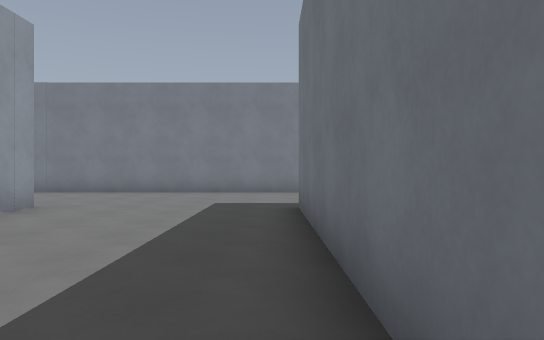
view 1 (above)

19 first-person views from a walk through a level from a Godot 3-D game. The camera is 1.3 m above the floor, looks level and sees 70° across. The floor is counted in squares, 2 m on a side. Each view is taken from the middle of a square. On the plan, view 1 faces up. The plan holds only what a view shows up to about 11 squares ahead; the rest is blank. The place goes on beyond the plan. Surface patterns are stand-ins for the level's own textures.

view 2
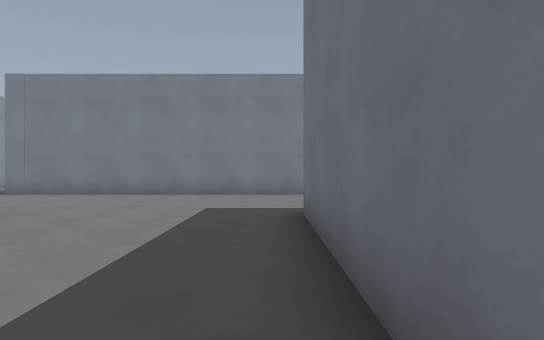

view 3
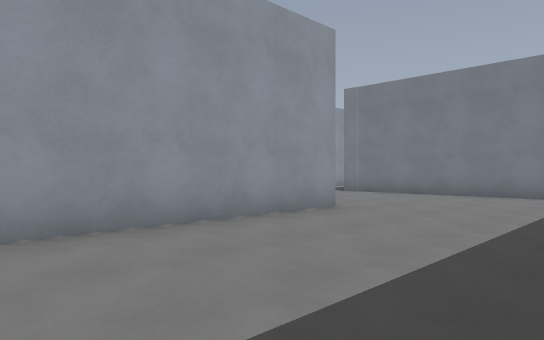

view 4
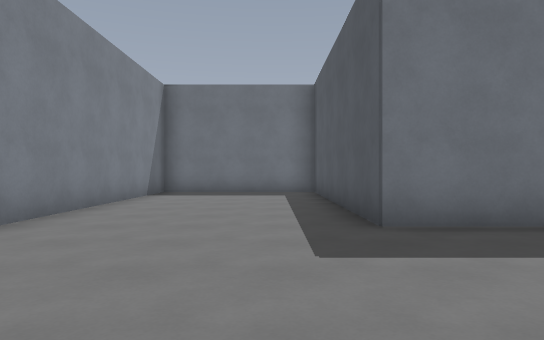

view 5
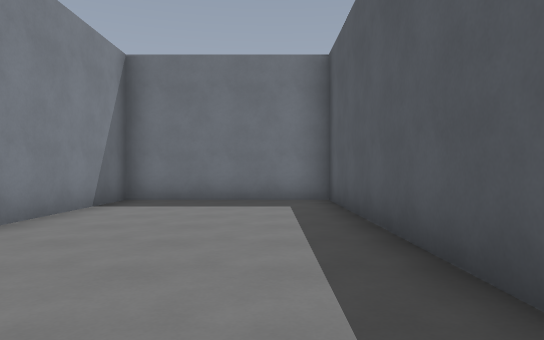

view 6
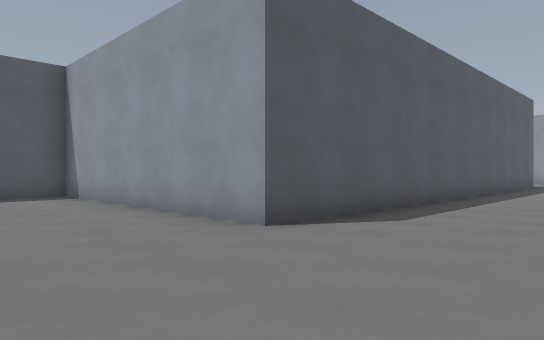

view 7
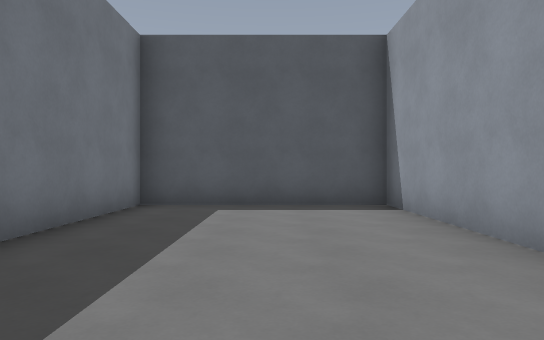

view 8
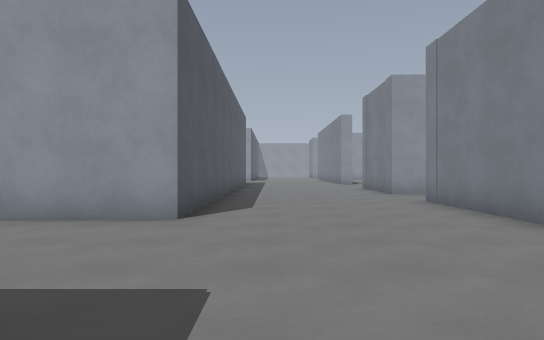

view 9
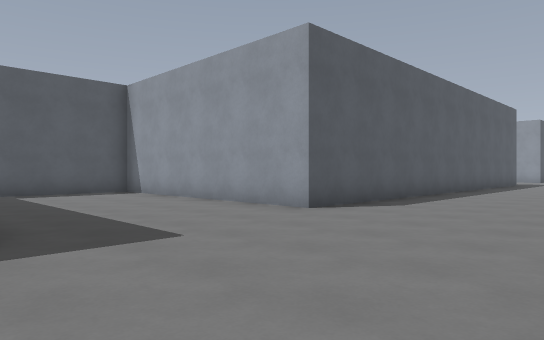

view 10
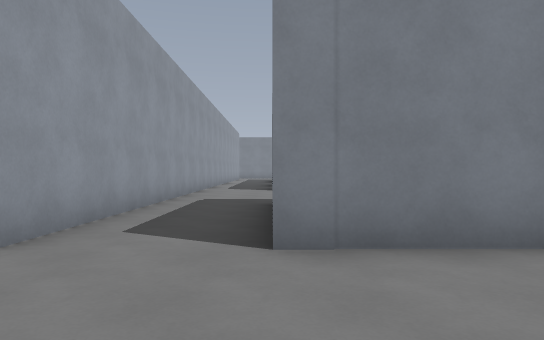

view 11
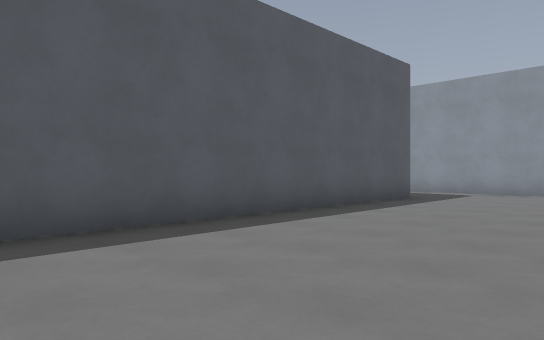

view 12
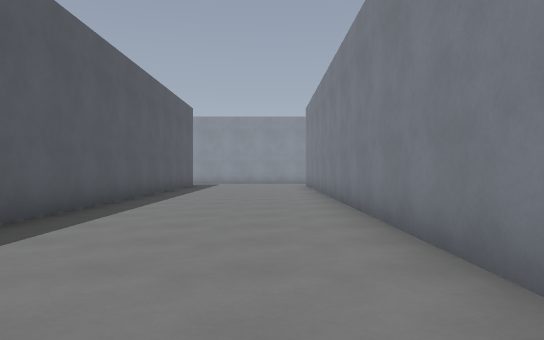

view 13
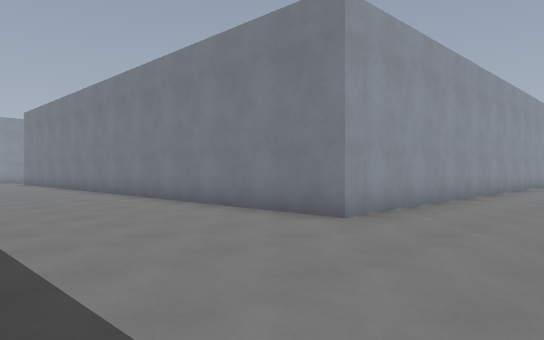

view 14
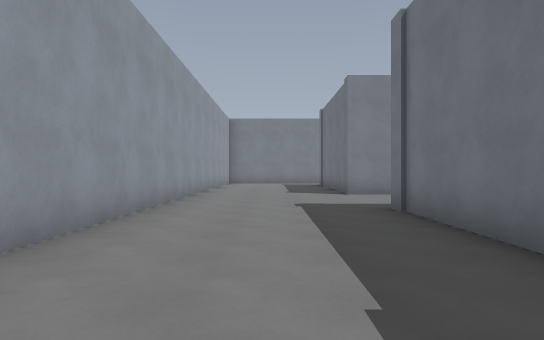

view 15
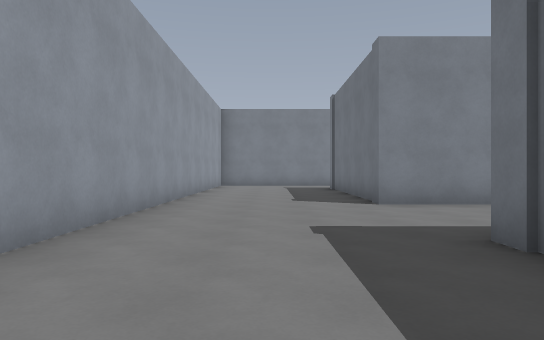

view 16
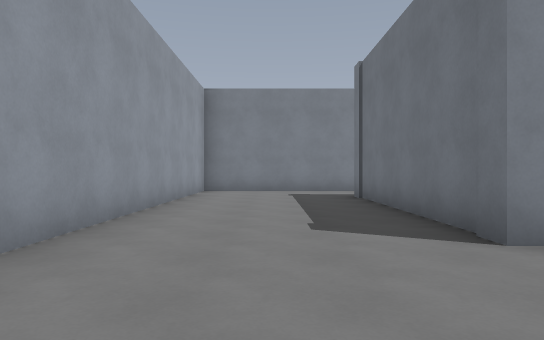

view 17
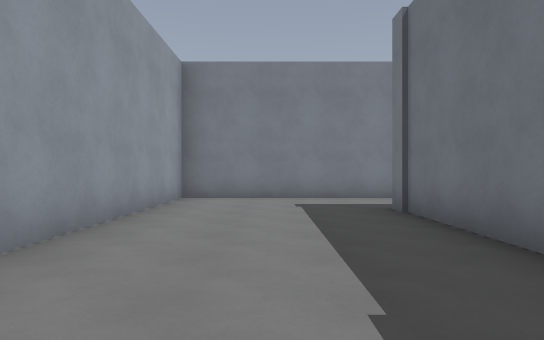

view 18
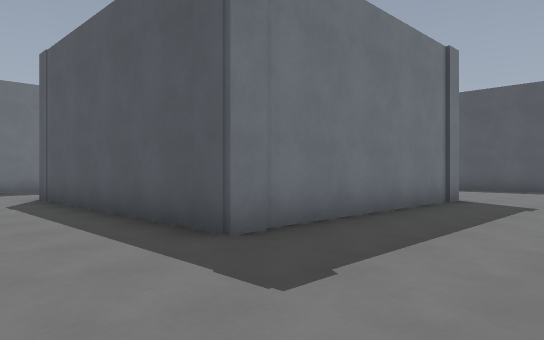

view 19
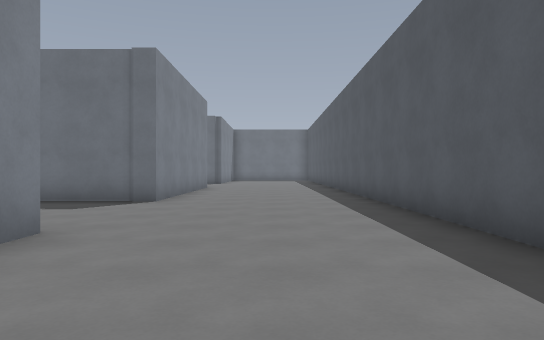

### Floor plan
Points are (right, up) in squares from view 1. A wall is a line through its corners. A room is listed if a view was taken in it or the views show most of it. See-through windows are left out.
Room 1 (views 1, 2, 3, 4, 5, 6, 7, 8, 9, 10)
walls: (-9.3, 11.2) (-9.9, 11.2); (-10.5, 6.8) (-4.1, 6.8) (-4.1, -0.2) (0.5, -0.2) (0.5, 6.8) (7.5, 6.8) (7.5, 11.2) (-7, 11.2)
ways out: opening at (-8.5, 12) to room 2
Room 2 (views 11, 12, 13, 14, 15, 16, 17, 18, 19)
walls: (9.1, 15.8) (17, 15.8); (17, 20.4) (14.1, 20.4) (14.1, 26.6) (17.5, 26.6); (16.1, 30.3) (14.1, 30.3) (14.1, 36.5); (-7, 15.8) (4.4, 15.8); (-9.3, 19) (-9.3, 11.2); (14.9, 39) (9.9, 39) (9.9, 20.4) (-2, 20.4)
ways out: opening at (-8.5, 12) to room 1

Where each view was taken, in squares from view 1:
view 1: 0 up, 0 right, facing up
view 2: 1 up, 0 right, facing up
view 3: 1 up, 0 right, facing up-left
view 4: 8 up, 4 left, facing right
view 5: 8 up, 1 left, facing right
view 6: 10 up, 1 left, facing down-left
view 7: 7 up, 2 left, facing down
view 8: 8 up, 1 right, facing left
view 9: 11 up, 1 right, facing down-left
view 10: 8 up, 7 left, facing up
view 11: 20 up, 2 right, facing down-left
view 12: 19 up, 9 right, facing left
view 13: 16 up, 13 right, facing up-left
view 14: 20 up, 12 right, facing up
view 15: 23 up, 12 right, facing up
view 16: 27 up, 12 right, facing up
view 17: 30 up, 12 right, facing up
view 18: 29 up, 11 right, facing down-right
view 19: 18 up, 6 right, facing right
